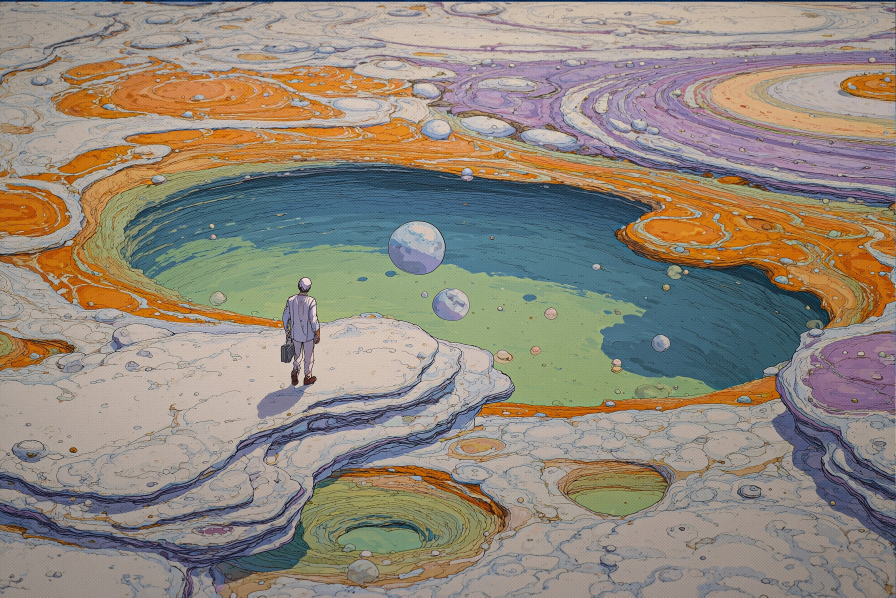
#> input picture clean/tweet_1947969930059465065.png, 2688 x 1792 px (shown at 1/3 size); its folder holds only this picture in this run
$ python build_visual_tags.py
#> lines starting #> are read from the running program, lines starting #| are printed output that depends on the picture
#!/usr/bin/env python3
import json
import colorsys
from pathlib import Path

import numpy as np
from PIL import Image

BASE = Path(__file__).resolve().parents[1]
CLEAN = BASE / 'clean'
ANALYSIS = BASE / 'analysis'
ANALYSIS.mkdir(parents=True, exist_ok=True)

CLASS_FILE = ANALYSIS / 'brand_classification_3classes.json'
OUT = ANALYSIS / 'visual_tags.json'


def edge_density(gray):
    gx = np.abs(np.diff(gray, axis=1))
    gy = np.abs(np.diff(gray, axis=0))
    g = np.pad(gx, ((0, 0), (0, 1)), mode='constant') + np.pad(gy, ((0, 1), (0, 0)), mode='constant')
    thr = np.percentile(g, 82)
    return float((g > thr).mean())


def colorfulness(rgb):
    r, g, b = rgb[:, :, 0], rgb[:, :, 1], rgb[:, :, 2]
    rg = np.abs(r - g)
    yb = np.abs(0.5 * (r + g) - b)
    return float(np.sqrt(np.std(rg) ** 2 + np.std(yb) ** 2) + 0.3 * np.sqrt(np.mean(rg) ** 2 + np.mean(yb) ** 2))


def rgb_to_hsv_stats(rgb):
    arr = (rgb / 255.0).reshape(-1, 3)
    hsv = np.array([colorsys.rgb_to_hsv(*px) for px in arr])
    h, s, v = hsv[:, 0], hsv[:, 1], hsv[:, 2]
    return float(np.mean(h)), float(np.mean(s)), float(np.mean(v)), float(np.std(s)), float(np.std(v))


def dominant_color_bucket(mean_h, mean_s):
    if mean_s < 0.12:
        return 'gray'
    deg = mean_h * 360
    if deg < 20 or deg >= 345:
        return 'red'
    if deg < 45:
        return 'orange'
    if deg < 70:
        return 'yellow'
    if deg < 150:
        return 'green'
    if deg < 200:
        return 'cyan'
    if deg < 255:
        return 'blue'
    if deg < 300:
        return 'purple'
    return 'pink'


def palette_temperature(mean_h, mean_s):
    if mean_s < 0.12:
        return 'neutral'
    deg = mean_h * 360
    if (deg < 70) or (deg >= 300):
        return 'warm'
    if 160 <= deg < 280:
        return 'cool'
    return 'neutral'


def level_from_value(v, cuts, labels):
    for cut, label in zip(cuts, labels):
        if v <= cut:
            return label
    return labels[-1]


def analyze(path: Path):
    img = Image.open(path).convert('RGB')
    img.thumbnail((768, 768))
    rgb = np.asarray(img).astype(np.float32)
    gray = np.dot(rgb[..., :3], [0.299, 0.587, 0.114])

    ed = edge_density(gray)
    cf = colorfulness(rgb)
    mean_h, mean_s, mean_v, std_s, std_v = rgb_to_hsv_stats(rgb)

    mono = bool(mean_s < 0.10 and std_s < 0.08)
    saturation_level = level_from_value(mean_s, [0.18, 0.42], ['muted', 'balanced', 'vivid'])
    contrast_level = level_from_value(float(np.std(gray)), [22, 42], ['low', 'medium', 'high'])
    brightness_level = level_from_value(mean_v, [0.35, 0.68], ['dark', 'mid', 'bright'])
    composition_density = level_from_value(ed, [0.16, 0.28], ['airy', 'balanced', 'dense'])

    negative_space = 'high' if composition_density == 'airy' else ('low' if composition_density == 'dense' else 'medium')

    # lightweight branding-oriented proxies
    visual_mode = 'type_logo_likely' if (mono and ed > 0.18) or (contrast_level == 'high' and saturation_level == 'muted') else (
        'photo_likely' if cf > 95 and saturation_level == 'vivid' else 'mixed'
    )

    return {
        'file': path.name,
        'dominant_color': dominant_color_bucket(mean_h, mean_s),
        'palette_temperature': palette_temperature(mean_h, mean_s),
        'monochrome': mono,
        'saturation_level': saturation_level,
        'contrast_level': contrast_level,
        'brightness_level': brightness_level,
        'composition_density': composition_density,
        'negative_space': negative_space,
        'visual_mode': visual_mode,
        'metrics': {
            'edge_density': round(ed, 4),
            'colorfulness': round(cf, 2),
            'mean_saturation': round(mean_s, 4),
            'mean_value': round(mean_v, 4)
        }
    }


def main():
    classes = {}
    if CLASS_FILE.exists():
        for row in json.loads(CLASS_FILE.read_text()):
            classes[row['file']] = {'class': row.get('class'), 'confidence': row.get('confidence')}

    items = []
    files = sorted(CLEAN.glob('tweet_*.png'))
    for i, fp in enumerate(files, 1):
        tag = analyze(fp)
#> in analyze, img is the input picture: PIL image 2688x1792 RGB; mean R, G, B 145.3, 135.9, 123.8
#> in analyze, `gray = np.dot(rgb[..., :3], [0.299, 0.587, 0.114])`:
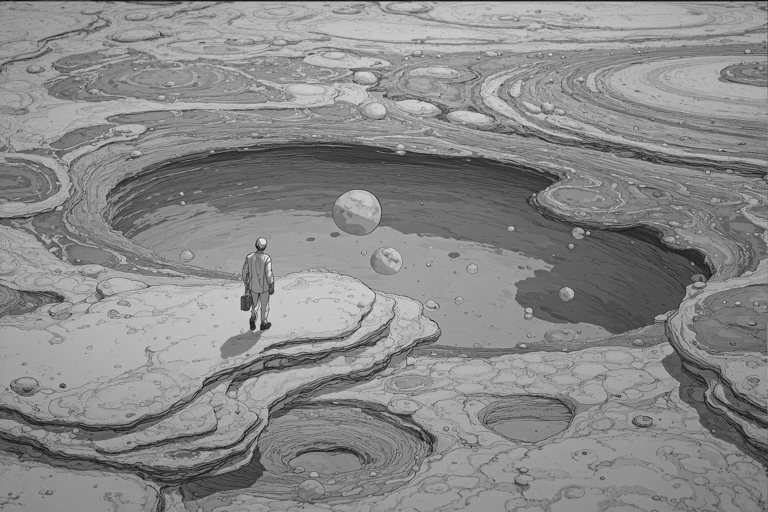
#> gray: shape (512, 768) float64; min 12.03, max 233.6, mean 137.3
#> in edge_density, `gy = np.abs(np.diff(gray, axis=0))`:
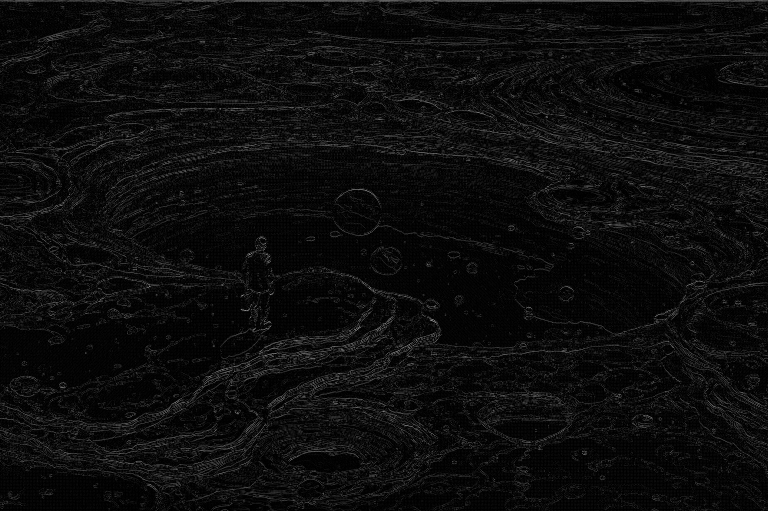
#> gy: shape (511, 768) float64; min 0, max 140.2, mean 13.1
#> in edge_density, `g = np.pad(gx, ((0, 0), (0, 1)), mode='constant') + np.pad(gy, ((0, 1)..`:
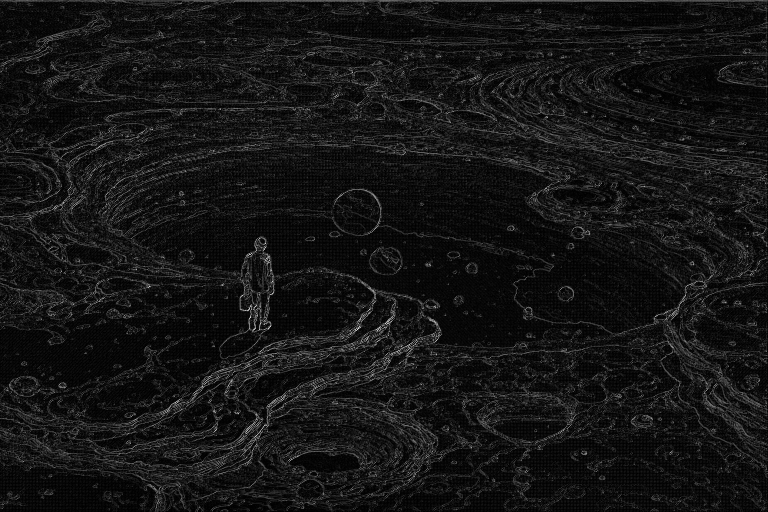
#> g: shape (512, 768) float64; min 0, max 222.5, mean 21.3
#> in edge_density, `thr = np.percentile(g, 82)`: thr = 35.23
#> in analyze, `ed = edge_density(gray)`: ed = 0.18
#> in colorfulness, `r, g, b = rgb[:, :, 0], rgb[:, :, 1], rgb[:, :, 2]`:
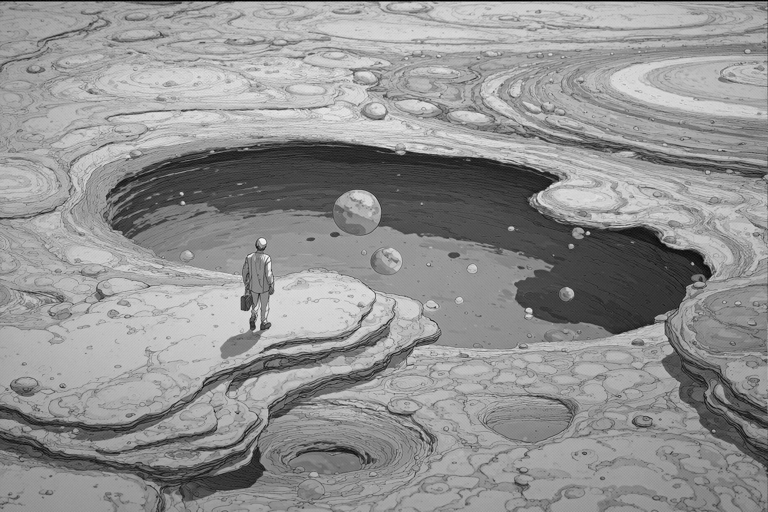
#> r: shape (512, 768) float32; min 0, max 249, mean 145.3
#> in colorfulness, `r, g, b = rgb[:, :, 0], rgb[:, :, 1], rgb[:, :, 2]`:
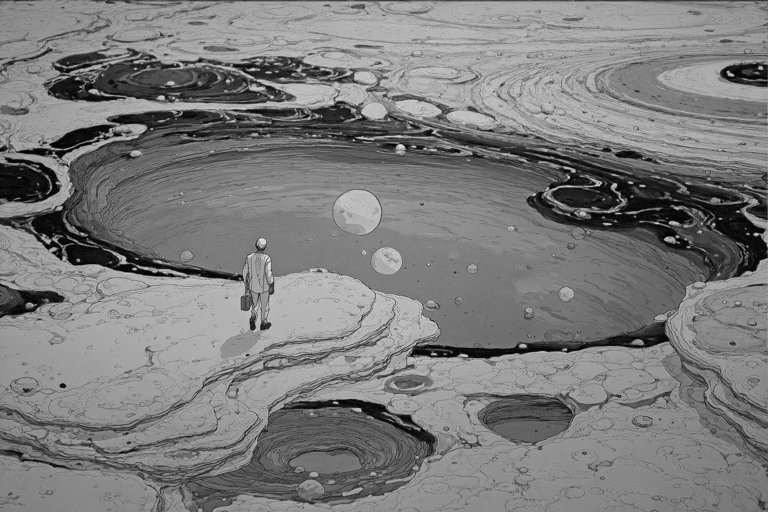
#> b: shape (512, 768) float32; min 0, max 228, mean 123.8
#> in colorfulness, `rg = np.abs(r - g)`:
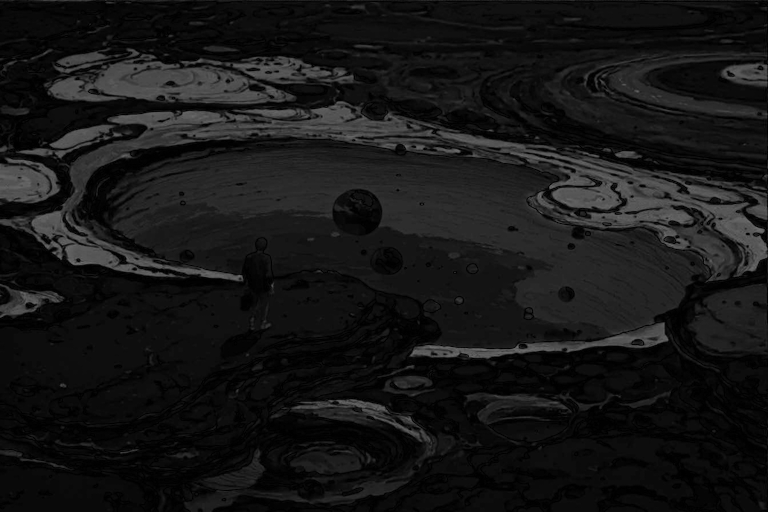
#> rg: shape (512, 768) float32; min 0, max 112, mean 22
#> in colorfulness, `yb = np.abs(0.5 * (r + g) - b)`:
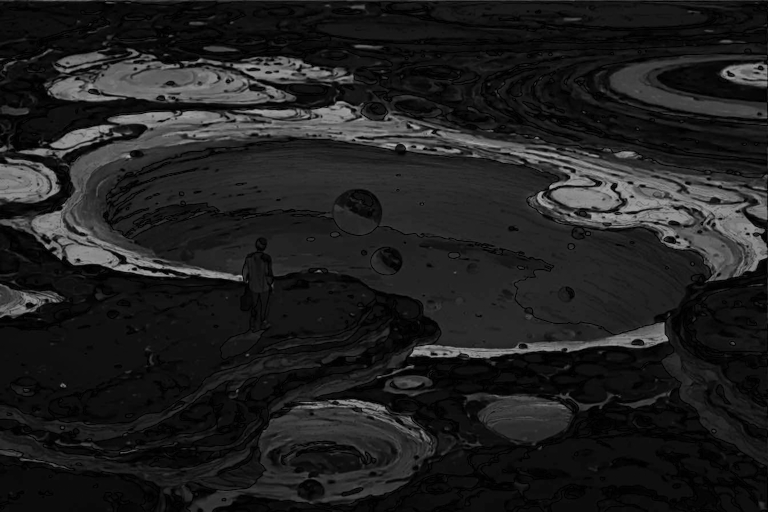
#> yb: shape (512, 768) float32; min 0, max 174, mean 31.6
#> in analyze, `cf = colorfulness(rgb)`: cf = 49.88
#> in analyze, `mean_h, mean_s, mean_v, std_s, std_v = rgb_to_hsv_stats(rgb)`: mean_h = 0.289; mean_s = 0.276; mean_v = 0.612; std_s = 0.236; std_v = 0.128
#> in analyze, `mono = bool(mean_s < 0.10 and std_s < 0.08)`: mono = False
#> in analyze, `saturation_level = level_from_value(mean_s, [0.18, 0.42], ['muted', 'b..`: saturation_level = 'balanced'
#> in analyze, `contrast_level = level_from_value(float(np.std(gray)), [22, 42], ['low..`: contrast_level = 'medium'
#> in analyze, `brightness_level = level_from_value(mean_v, [0.35, 0.68], ['dark', 'mi..`: brightness_level = 'mid'
#> in analyze, `composition_density = level_from_value(ed, [0.16, 0.28], ['airy', 'bal..`: composition_density = 'balanced'
#> in analyze, `negative_space = 'high' if composition_density == 'airy' else ('low' i..`: negative_space = 'medium'
#> in analyze, `visual_mode = 'type_logo_likely' if (mono and ed > 0.18) or (contrast_..`: visual_mode = 'mixed'
#> in dominant_color_bucket, `deg = mean_h * 360`: deg = 103.9
#> tag = 11 items
        tag.update(classes.get(fp.name, {}))
        items.append(tag)
        if i % 100 == 0:
            print(f'tagged {i}/{len(files)}')

    payload = {
        'version': 1,
        'count': len(items),
        'fields': [
            'class', 'confidence', 'dominant_color', 'palette_temperature', 'monochrome',
            'saturation_level', 'contrast_level', 'brightness_level', 'composition_density',
            'negative_space', 'visual_mode'
        ],
        'items': items
    }
    OUT.write_text(json.dumps(payload, ensure_ascii=False, indent=2) + '\n')
    print(f'Wrote {OUT} ({len(items)} items)')
#| Wrote analysis/visual_tags.json (1 items)


if __name__ == '__main__':
    main()
